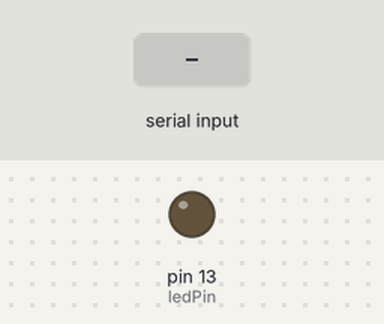
This sketch was run on a simulated Arduino Uno, built with avr-gcc and run on an emulated ATmega328P. Parts: output pins drawn as LEDs (lit = HIGH). The test bench sets the inputs (shaded band).

Above: at 1.2 s.
1.3 s: "1" received over Serial
At 2.4 s:
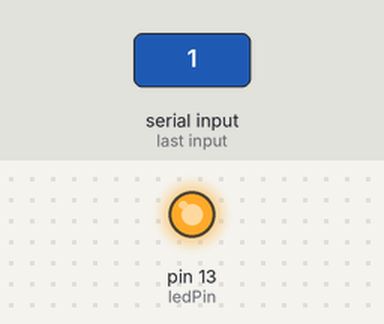
2.8 s: "0" received over Serial
At 3.6 s:
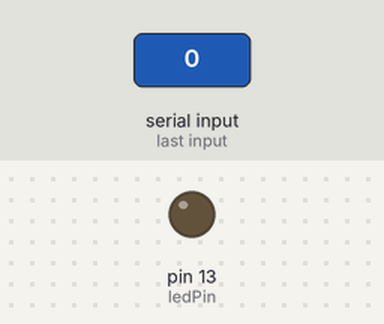
Timing chart, 0 to 5.8 s (numbered marks = the images above; inputs shaded):
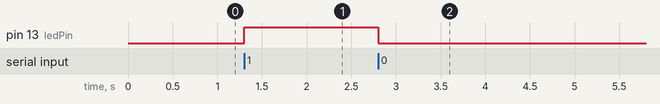

Measured:
- after the input at 1.3 s, pin 13 (ledPin): LOW → HIGH at once
- after the input at 2.8 s, pin 13 (ledPin): HIGH → LOW at once

The sketch:

hiArduinoN.ino
```cpp
int ledPin = 13;

void setup()
{
  pinMode(ledPin, OUTPUT);
  Serial.begin(9600);
}

void loop()
{
  char ch;
  while(Serial.available() > 0)
  {
    ch = Serial.read();

    if (ch == '1')
    {
      digitalWrite(ledPin, HIGH);
    }
    else if (ch == '0')
    {
      digitalWrite(ledPin, LOW);
    }
  }
}
```
